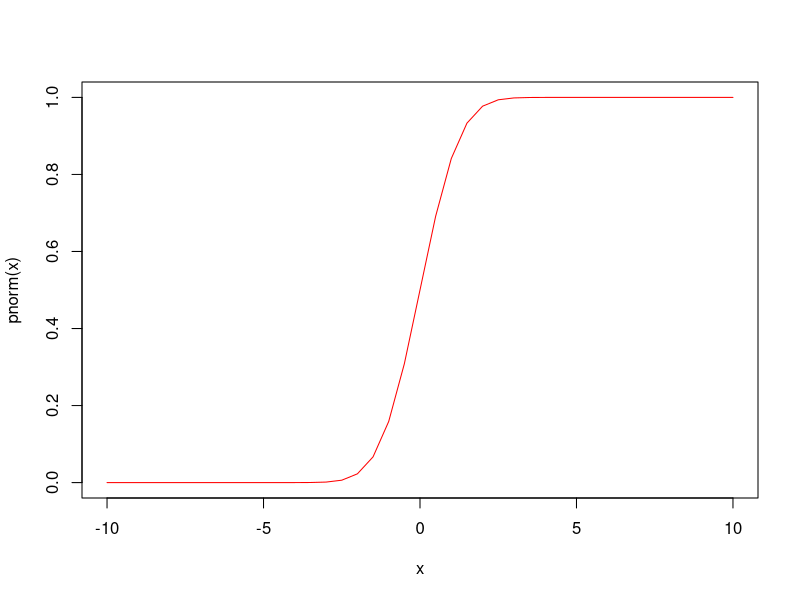
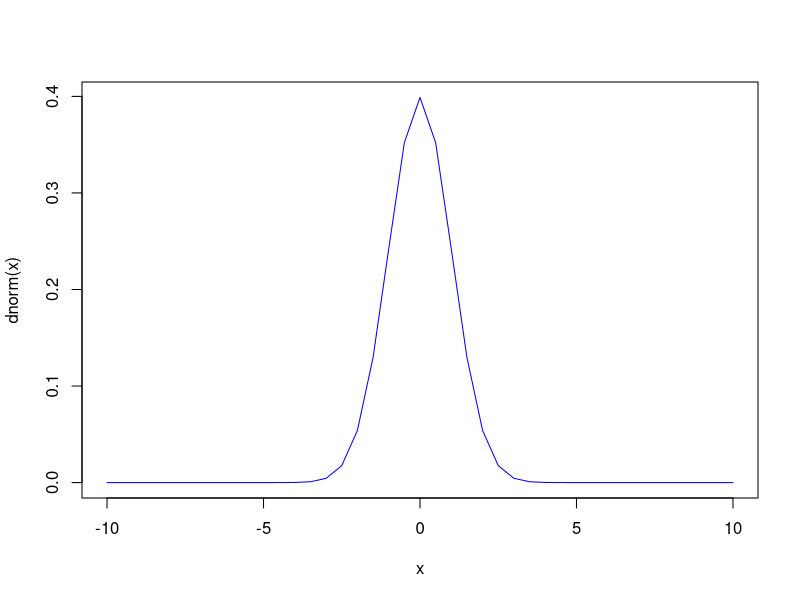
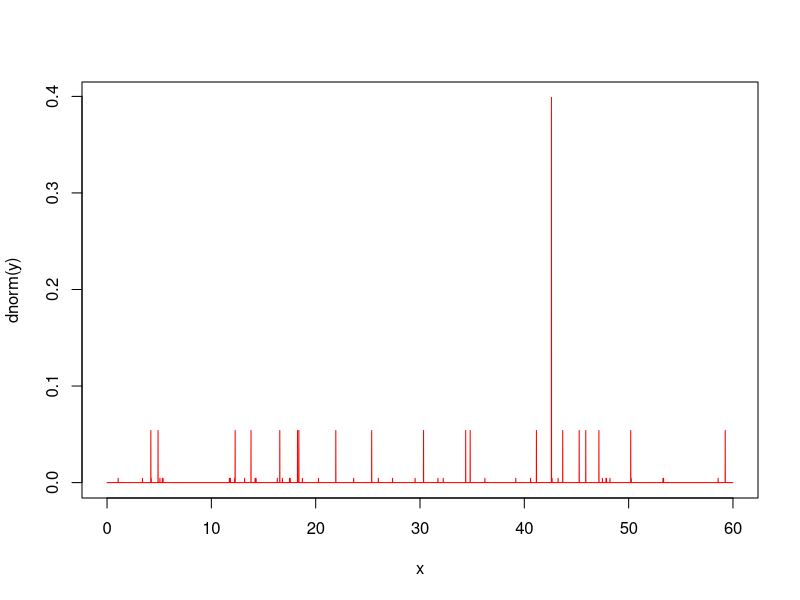
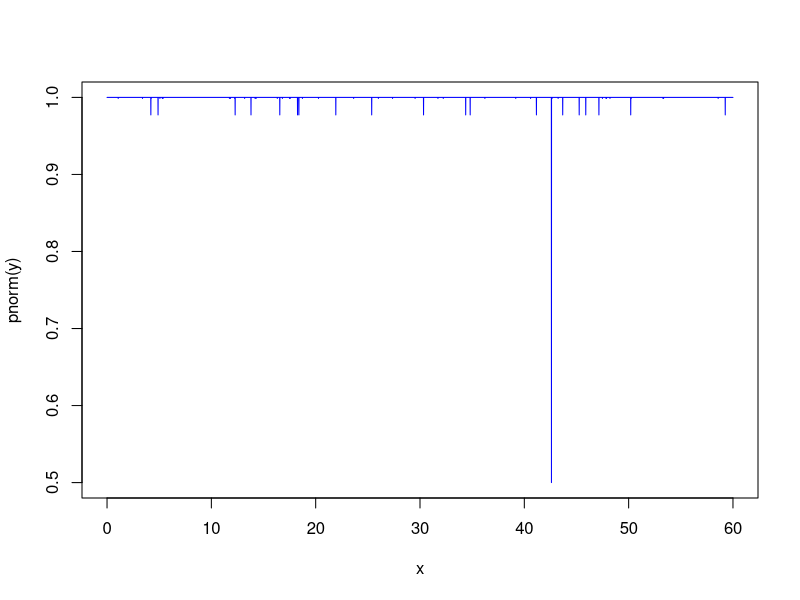
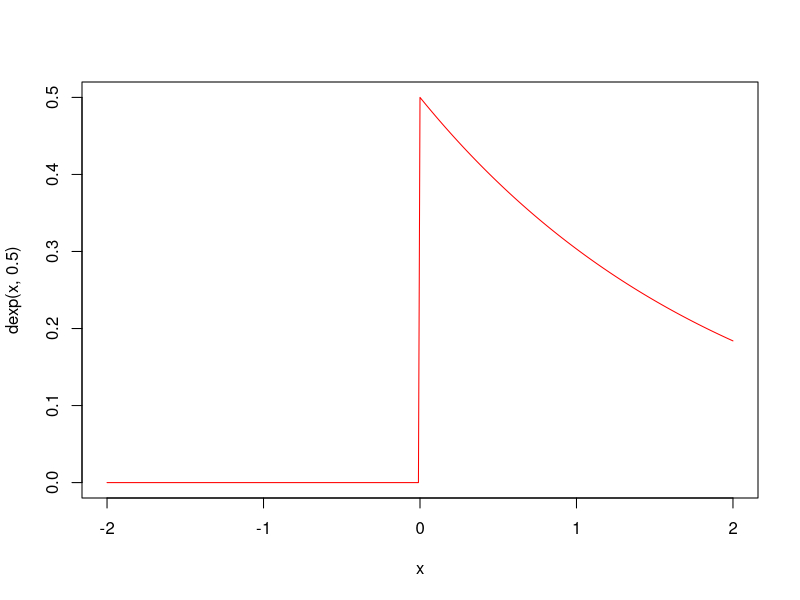
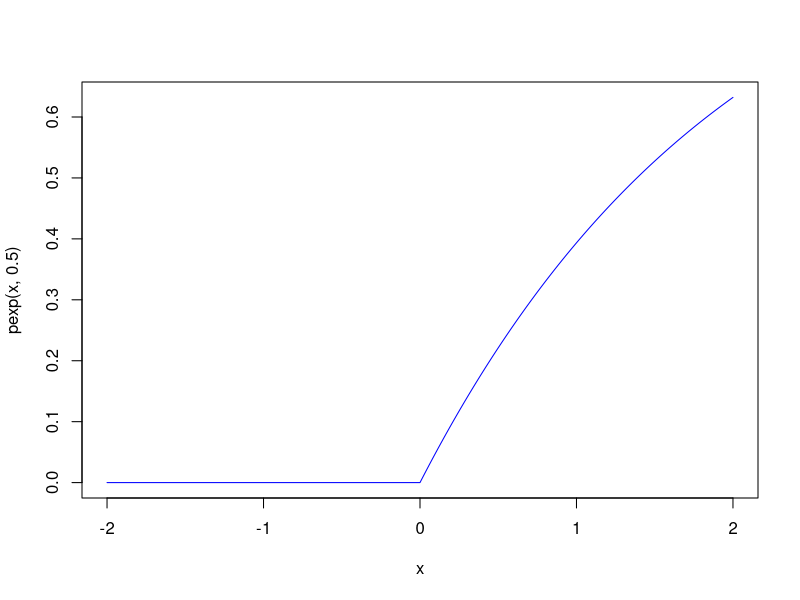
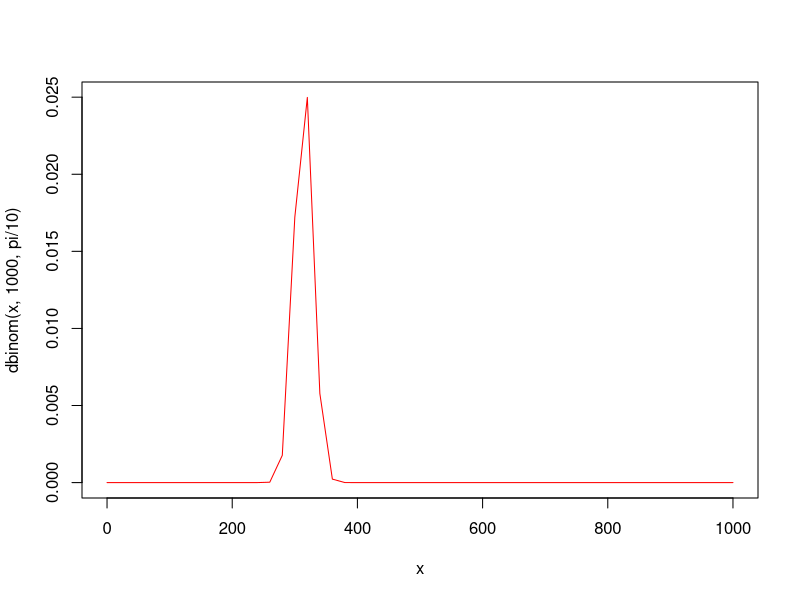
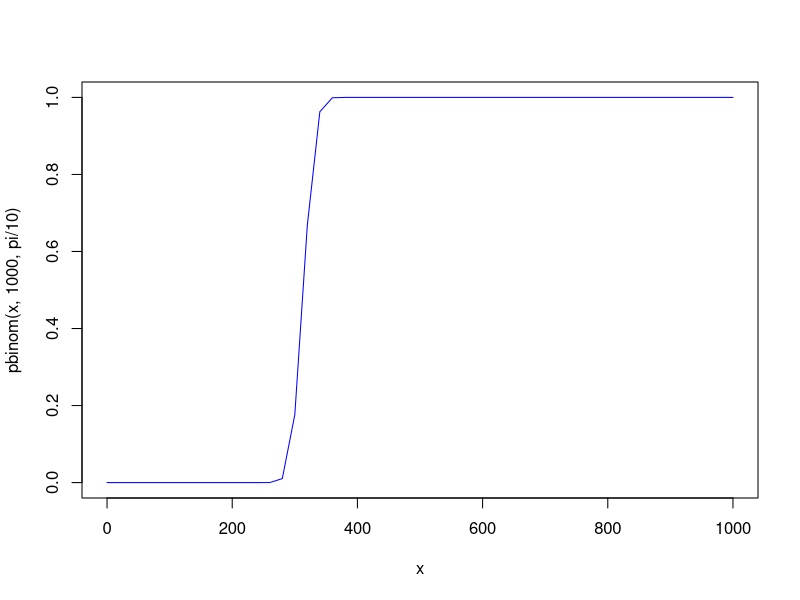

These charts were generated, in order, by the following R code:
#Normal distribution
x = seq(-10, 10, 0.5)
plot(x, pnorm(x), col="red", type = "l")
plot(x, dnorm(x), col="blue", type = "l")
#Example: for scores of a class in test

#Poisson distribution
x = seq(0, 60, 0.01)
y = rpois(x, lambda = 10)
plot(x, dnorm(y), col="red", type = "l")
plot(x, pnorm(y), col="blue", type = "l")
#Example: for the amount of buses appear in a hour

#Exponential distribution
x<-seq(-2,2,0.01)
plot(x, dexp(x, 0.5), col="red", type='l')
plot(x, pexp(x, 0.5), col="blue", type='l')
#Example: for the time between two buses appear in the same station

#Binomial distribution
x <- seq(0, 1000, 20)
plot (x, dbinom(x, 1000, pi/10), col="red", type = "l")
plot (x, pbinom(x, 1000, pi/10), col="blue", type = "l")
#Example: for the percent of coins in the people

#Uniform distribution
x<-seq(0, 10, 0.01)
plot(x, dunif(x,0,1), col="red", type='l')
plot(x, punif(x,0,1), col="red", type='l')

#Gamma distribution
x<-seq(0, 10, 0.01)
plot(x,dgamma(x,2,2),col="red", type='l')
plot(x,pgamma(x,2,2),col="blue", type='l')

#Beta Distribution
x<-seq(-5, 5, 0.01)
plot(x, dbeta(x,0.5,0.5), col="red", type='l')
plot(x, pbeta(x,0.5,0.5), col="red", type='l')

#Weibull distribution
x<- seq(0, 2.5, 0.01) 
plot(x, dweibull(x, 0.5), type="l", col="blue")
plot(x, pweibull(x, 0.5), type="l", col="red")

#F-distribution
x<-seq(0, 5, 0.01)
plot(x, df(x,1,1,0), col="red", type='l')
plot(x, pf(x,1,1,0), col="blue", type='l')

#Student's t-distribution
x<-seq(-5, 5, 0.01)
plot(x, dt(x,1,0), col="red", type='l')
plot(x, pt(x,1,0), col="red", type='l')

#Chi-square distribution
x<-seq(0, 10, 0.01)
plot(x, dchisq(x,1), col="red", type='l')
plot(x, pchisq(x,1), col="red", type='l')

#Hypergeometric distribution
x<-seq(-10, 10, 0.1)
plot(x, dhyper(x, m = 10, n = 7, k = 8), col="red", type='l')
plot(x, phyper(x, m = 10, n = 7, k = 8), col="red", type='l')

#Cauchy distribution
x<-seq(-10, 10, 0.1)
plot(x, dcauchy(x), col="red", type='l')
plot(x, pcauchy(x), col="red", type='l')

#Logistic distribution
x<-seq(-10, 10, 0.1)
plot(x, dlogis(x), col="red", type='l')
plot(x, plogis(x), col="red", type='l')

#Lognormal distribution
x<-seq(-10, 10, 0.1)
plot(x, dlnorm(x), col="red", type='l')
plot(x, plnorm(x), col="red", type='l')
